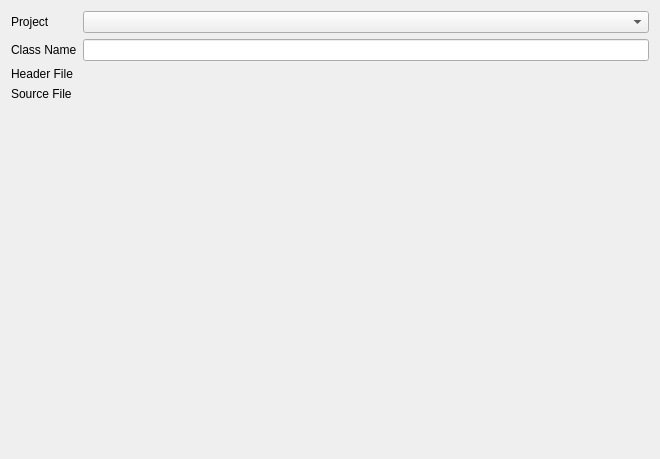
<ui version="4.0" >
 <class>ClassDetailsPage</class>
 <widget class="QWidget" name="ClassDetailsPage" >
  <property name="geometry" >
   <rect>
    <x>0</x>
    <y>0</y>
    <width>660</width>
    <height>459</height>
   </rect>
  </property>
  <property name="windowTitle" >
   <string>Form</string>
  </property>
  <layout class="QVBoxLayout" name="verticalLayout" >
   <item>
    <layout class="QHBoxLayout" name="horizontalLayout_2" >
     <item>
      <layout class="QGridLayout" name="gridLayout" >
       <item row="0" column="1" >
        <widget class="KComboBox" name="projectSelection" >
         <property name="sizePolicy" >
          <sizepolicy vsizetype="Fixed" hsizetype="Expanding" >
           <horstretch>0</horstretch>
           <verstretch>0</verstretch>
          </sizepolicy>
         </property>
        </widget>
       </item>
       <item row="2" column="0" >
        <widget class="QLabel" name="headerLabel" >
         <property name="text" >
          <string>Header File</string>
         </property>
        </widget>
       </item>
       <item row="2" column="1" >
        <widget class="KUrlRequester" name="headerInput" />
       </item>
       <item row="3" column="0" >
        <widget class="QLabel" name="sourceLabel" >
         <property name="text" >
          <string>Source File</string>
         </property>
        </widget>
       </item>
       <item row="3" column="1" >
        <widget class="KUrlRequester" name="sourceInput" />
       </item>
       <item row="0" column="0" >
        <widget class="QLabel" name="projectLabel" >
         <property name="sizePolicy" >
          <sizepolicy vsizetype="Preferred" hsizetype="Preferred" >
           <horstretch>0</horstretch>
           <verstretch>0</verstretch>
          </sizepolicy>
         </property>
         <property name="text" >
          <string>Project</string>
         </property>
        </widget>
       </item>
       <item row="1" column="0" >
        <widget class="QLabel" name="identifierLabel" >
         <property name="text" >
          <string>Class Name</string>
         </property>
        </widget>
       </item>
       <item row="1" column="1" >
        <widget class="KLineEdit" name="identifierInput" />
       </item>
      </layout>
     </item>
    </layout>
   </item>
   <item>
    <spacer name="verticalSpacer" >
     <property name="orientation" >
      <enum>Qt::Vertical</enum>
     </property>
     <property name="sizeHint" stdset="0" >
      <size>
       <width>20</width>
       <height>18</height>
      </size>
     </property>
    </spacer>
   </item>
  </layout>
 </widget>
 <customwidgets>
  <customwidget>
   <class>KComboBox</class>
   <extends>QComboBox</extends>
   <header>kcombobox.h</header>
  </customwidget>
  <customwidget>
   <class>KLineEdit</class>
   <extends>QLineEdit</extends>
   <header>klineedit.h</header>
  </customwidget>
  <customwidget>
   <class>KUrlRequester</class>
   <extends>QFrame</extends>
   <header>kurlrequester.h</header>
  </customwidget>
 </customwidgets>
 <resources/>
 <connections/>
</ui>
